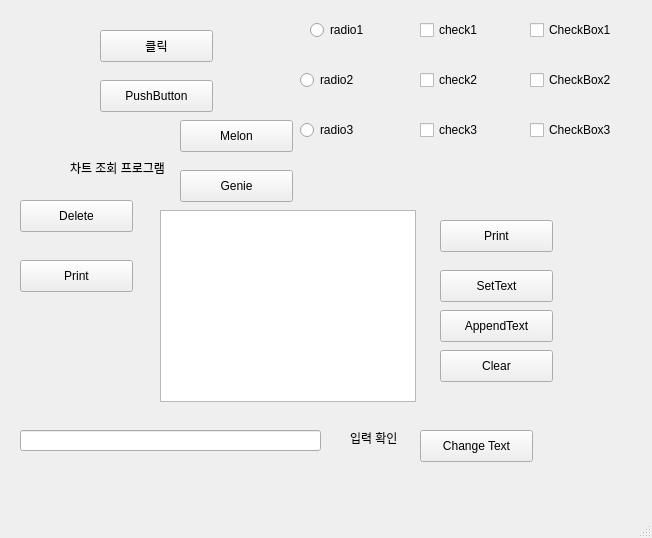
<?xml version="1.0" encoding="UTF-8"?>
<ui version="4.0">
 <class>MainWindow</class>
 <widget class="QMainWindow" name="MainWindow">
  <property name="geometry">
   <rect>
    <x>0</x>
    <y>0</y>
    <width>652</width>
    <height>538</height>
   </rect>
  </property>
  <property name="windowTitle">
   <string>MainWindow</string>
  </property>
  <widget class="QWidget" name="centralwidget">
   <widget class="QPushButton" name="pushButton_1">
    <property name="geometry">
     <rect>
      <x>100</x>
      <y>30</y>
      <width>113</width>
      <height>32</height>
     </rect>
    </property>
    <property name="text">
     <string>클릭</string>
    </property>
   </widget>
   <widget class="QPushButton" name="pushButton_2">
    <property name="geometry">
     <rect>
      <x>100</x>
      <y>80</y>
      <width>113</width>
      <height>32</height>
     </rect>
    </property>
    <property name="text">
     <string>PushButton</string>
    </property>
   </widget>
   <widget class="QRadioButton" name="radioButton_1">
    <property name="geometry">
     <rect>
      <x>310</x>
      <y>20</y>
      <width>100</width>
      <height>20</height>
     </rect>
    </property>
    <property name="text">
     <string>radio1</string>
    </property>
   </widget>
   <widget class="QRadioButton" name="radioButton_2">
    <property name="geometry">
     <rect>
      <x>300</x>
      <y>70</y>
      <width>100</width>
      <height>20</height>
     </rect>
    </property>
    <property name="text">
     <string>radio2</string>
    </property>
   </widget>
   <widget class="QRadioButton" name="radioButton_3">
    <property name="geometry">
     <rect>
      <x>300</x>
      <y>120</y>
      <width>100</width>
      <height>20</height>
     </rect>
    </property>
    <property name="text">
     <string>radio3</string>
    </property>
   </widget>
   <widget class="QCheckBox" name="checkBox_1">
    <property name="geometry">
     <rect>
      <x>530</x>
      <y>20</y>
      <width>87</width>
      <height>20</height>
     </rect>
    </property>
    <property name="text">
     <string>CheckBox1</string>
    </property>
   </widget>
   <widget class="QCheckBox" name="checkBox_2">
    <property name="geometry">
     <rect>
      <x>530</x>
      <y>70</y>
      <width>87</width>
      <height>20</height>
     </rect>
    </property>
    <property name="text">
     <string>CheckBox2</string>
    </property>
   </widget>
   <widget class="QCheckBox" name="checkBox_3">
    <property name="geometry">
     <rect>
      <x>530</x>
      <y>120</y>
      <width>87</width>
      <height>20</height>
     </rect>
    </property>
    <property name="text">
     <string>CheckBox3</string>
    </property>
   </widget>
   <widget class="QCheckBox" name="check1">
    <property name="geometry">
     <rect>
      <x>420</x>
      <y>20</y>
      <width>87</width>
      <height>20</height>
     </rect>
    </property>
    <property name="text">
     <string>check1</string>
    </property>
   </widget>
   <widget class="QCheckBox" name="check2">
    <property name="geometry">
     <rect>
      <x>420</x>
      <y>70</y>
      <width>87</width>
      <height>20</height>
     </rect>
    </property>
    <property name="text">
     <string>check2</string>
    </property>
   </widget>
   <widget class="QCheckBox" name="check3">
    <property name="geometry">
     <rect>
      <x>420</x>
      <y>120</y>
      <width>87</width>
      <height>20</height>
     </rect>
    </property>
    <property name="text">
     <string>check3</string>
    </property>
   </widget>
   <widget class="QLabel" name="label">
    <property name="geometry">
     <rect>
      <x>70</x>
      <y>160</y>
      <width>101</width>
      <height>16</height>
     </rect>
    </property>
    <property name="text">
     <string>차트 조회 프로그램</string>
    </property>
   </widget>
   <widget class="QPushButton" name="MelonButton">
    <property name="geometry">
     <rect>
      <x>180</x>
      <y>120</y>
      <width>113</width>
      <height>32</height>
     </rect>
    </property>
    <property name="text">
     <string>Melon</string>
    </property>
   </widget>
   <widget class="QPushButton" name="GenieButton">
    <property name="geometry">
     <rect>
      <x>180</x>
      <y>170</y>
      <width>113</width>
      <height>32</height>
     </rect>
    </property>
    <property name="text">
     <string>Genie</string>
    </property>
   </widget>
   <widget class="QPushButton" name="deleteButton">
    <property name="geometry">
     <rect>
      <x>20</x>
      <y>200</y>
      <width>113</width>
      <height>32</height>
     </rect>
    </property>
    <property name="text">
     <string>Delete</string>
    </property>
   </widget>
   <widget class="QPushButton" name="printButton">
    <property name="geometry">
     <rect>
      <x>20</x>
      <y>260</y>
      <width>113</width>
      <height>32</height>
     </rect>
    </property>
    <property name="text">
     <string>Print</string>
    </property>
   </widget>
   <widget class="QTextBrowser" name="textBrowser">
    <property name="geometry">
     <rect>
      <x>160</x>
      <y>210</y>
      <width>256</width>
      <height>192</height>
     </rect>
    </property>
   </widget>
   <widget class="QPushButton" name="PrintBrowserButton">
    <property name="geometry">
     <rect>
      <x>440</x>
      <y>220</y>
      <width>113</width>
      <height>32</height>
     </rect>
    </property>
    <property name="text">
     <string>Print</string>
    </property>
   </widget>
   <widget class="QPushButton" name="SetTextBrowserButton">
    <property name="geometry">
     <rect>
      <x>440</x>
      <y>270</y>
      <width>113</width>
      <height>32</height>
     </rect>
    </property>
    <property name="text">
     <string>SetText</string>
    </property>
   </widget>
   <widget class="QPushButton" name="AppendTextBrowserButton">
    <property name="geometry">
     <rect>
      <x>440</x>
      <y>310</y>
      <width>113</width>
      <height>32</height>
     </rect>
    </property>
    <property name="text">
     <string>AppendText</string>
    </property>
   </widget>
   <widget class="QPushButton" name="ClearBrowserButton">
    <property name="geometry">
     <rect>
      <x>440</x>
      <y>350</y>
      <width>113</width>
      <height>32</height>
     </rect>
    </property>
    <property name="text">
     <string>Clear</string>
    </property>
   </widget>
   <widget class="QLineEdit" name="lineEdit">
    <property name="geometry">
     <rect>
      <x>20</x>
      <y>430</y>
      <width>301</width>
      <height>21</height>
     </rect>
    </property>
   </widget>
   <widget class="QPushButton" name="lineEditButton">
    <property name="geometry">
     <rect>
      <x>420</x>
      <y>430</y>
      <width>113</width>
      <height>32</height>
     </rect>
    </property>
    <property name="text">
     <string>Change Text</string>
    </property>
   </widget>
   <widget class="QLabel" name="label_text">
    <property name="geometry">
     <rect>
      <x>350</x>
      <y>430</y>
      <width>60</width>
      <height>16</height>
     </rect>
    </property>
    <property name="text">
     <string>입력 확인</string>
    </property>
   </widget>
  </widget>
  <widget class="QMenuBar" name="menubar">
   <property name="geometry">
    <rect>
     <x>0</x>
     <y>0</y>
     <width>652</width>
     <height>36</height>
    </rect>
   </property>
  </widget>
  <widget class="QStatusBar" name="statusbar"/>
 </widget>
 <resources/>
 <connections/>
</ui>
